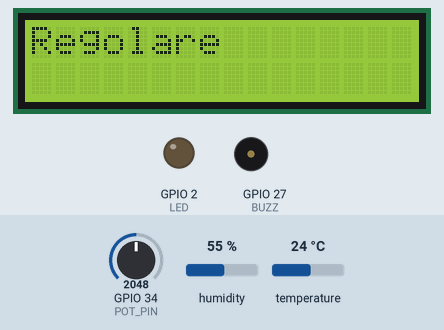
Simulated run of this sketch. Board: ESP32. On the bench: 16×2 character LCD, output pins drawn as LEDs (lit = HIGH), buzzer (waves = sounding). The test bench sets the inputs (shaded band); at power-on: humidity 55 %, temperature 24 °C, GPIO 34 (POT_PIN) = 2048. What the sketch prints to the serial monitor is not drawn.

Above: at 1.2 s.
1.3 s: humidity set to 64 %
At 2.5 s:
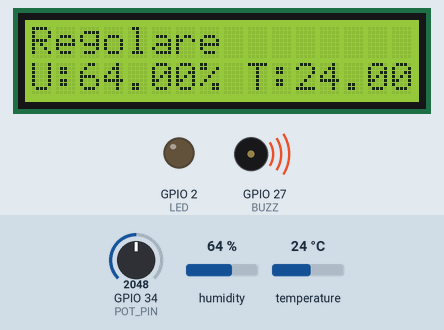
3.5 s: humidity set to 67 %
At 6.5 s:
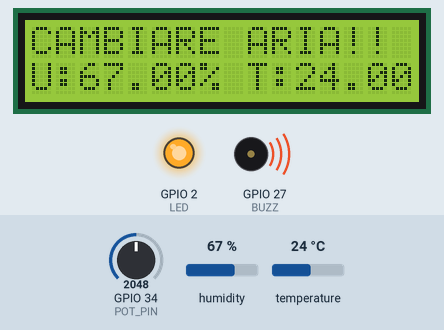
11.1 s: temperature set to 0 °C
At 14.4 s:
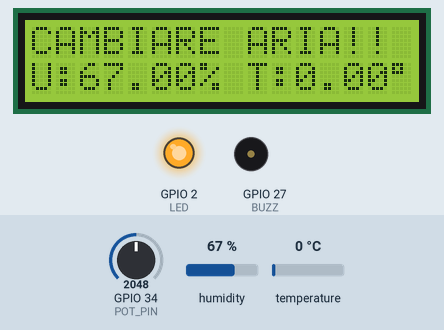
15.6 s: humidity set to 22 %
At 19.3 s:
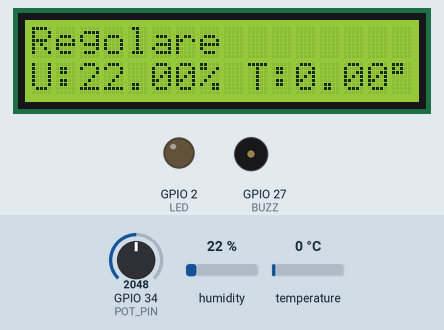
19.6 s: humidity set to 68 %
At 23.1 s:
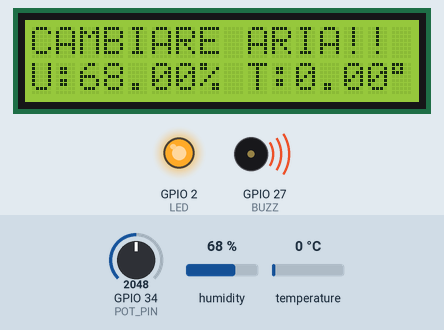
Timing chart, 0 to 27.2 s (numbered marks = the images above; inputs shaded):
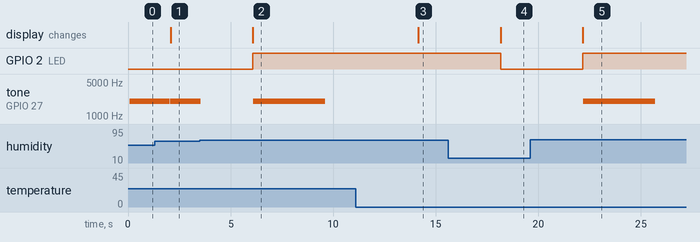

The sketch:

UmiditechV2.ino
```cpp
/*
  UmiditechV2.ino
  Versione per ESP32 Wrover Module (conversione da Arduino UNO R4 WiFi)

  - Access Point + Web server che mostra temperatura, umidita' e volume
  - Sensore DHT11
  - Display I2C LCD (0x27)
  - Buzzer PWM usando LEDC (canale 0)
  - Potenziometro letta tramite ADC (0-4095)

  NOTE sui pin (adattabili):
  - DHT_PIN: GPIO15
  - BUZZ: GPIO27
  - LED: GPIO2 (LED onboard in molte board ESP32)
  - POT: GPIO34 (ADC1)
  - I2C SDA/SCL: default ESP32 (21=SDA, 22=SCL)

  Questa versione evita funzioni specifiche di Arduino UNO e usa API ESP32 standard.
*/

#include "DHT.h"
#include <Wire.h>
#include <LiquidCrystal_I2C.h>
#include <WiFi.h>

// Pin configuration (modifica se necessario)
#define DHTPIN 15
#define DHTTYPE DHT11
#define BUZZ 27
#define LED 2
#define POT_PIN 34

// PWM (LEDC) channel for buzzer
const int BUZZ_CHANNEL = 0;
const int BUZZ_FREQ = 2000; // Hz
const int BUZZ_RES = 8;     // 8-bit resolution -> 0-255

// DHT and display
DHT dht(DHTPIN, DHTTYPE);
LiquidCrystal_I2C lcd(0x27, 16, 2);

// WiFi AP credentials
const char ssid[] = "UmidiTech";
const char pass[] = "16321632";

WiFiServer server(80);

// State
int flag = 0;
unsigned long millStart = 0;
unsigned long milp = 0;
float h = 0.0, t = 0.0;

void setup() {
  Serial.begin(115200);

  // DHT
  dht.begin();

  // I2C LCD (uses default SDA/SCL pins)
  Wire.begin();
  lcd.init();
  lcd.backlight();
  lcd.clear();
  lcd.print("UMIDITECH");

  // WiFi AP
  Serial.println("Impostazione Access Point...");
  bool apok = WiFi.softAP(ssid, pass);
  if (!apok) {
    Serial.println("Errore: impossibile avviare AP");
    while (true) { delay(1000); }
  }
  IPAddress ip = WiFi.softAPIP();
  Serial.print("IP ESP32 AP: "); Serial.println(ip);
  server.begin();

  // Pins
  pinMode(LED, OUTPUT);
  pinMode(POT_PIN, INPUT);

  // PWM setup for buzzer
  ledcSetup(BUZZ_CHANNEL, BUZZ_FREQ, BUZZ_RES);
  ledcAttachPin(BUZZ, BUZZ_CHANNEL);

  Serial.println("UmiditechV2 started (ESP32 Wrover)");
}

void loop() {
  unsigned long mill = millis();
  WiFiClient client = server.available();

  // aggiornamento letture ogni 2s
  if (mill - milp >= 2000) {
    milp = mill;
    h = dht.readHumidity();
    t = dht.readTemperature();

    // stampa su seriale e LCD
    Serial.print(h); Serial.print(" "); Serial.print(t); Serial.print(" "); Serial.println(analogRead(POT_PIN));

    lcd.setCursor(0,1);
    lcd.print("U:"); lcd.print(h); lcd.print("% T:"); lcd.print(t); lcd.print((char)223); lcd.print("C");

    // serve client WEB se presente
    stampaServer(client);
  }

  // Gestione buzzer: se attivo, spegni dopo 3.5s
  if (mill - millStart >= 3500) {
    ledcWrite(BUZZ_CHANNEL, 0);
  } else {
    int pot = analogRead(POT_PIN);
    int pwm = map(pot, 0, 4095, 0, 255);
    ledcWrite(BUZZ_CHANNEL, pwm);
  }

  // Allarme umidità
  if (h > 65.0) {
    lcd.setCursor(0,0);
    lcd.print("CAMBIARE ARIA!! ");
    int pot = analogRead(POT_PIN);
    if (flag == 0 && pot > 100) {
      ledcWrite(BUZZ_CHANNEL, 255);
      millStart = millis();
      flag = 1;
    }
    digitalWrite(LED, HIGH);
  } else {
    lcd.setCursor(0,0);
    lcd.print("Regolare        ");
    digitalWrite(LED, LOW);
    ledcWrite(BUZZ_CHANNEL, 0);
    flag = 0;
  }

  delay(10);
}

void stampaServer(WiFiClient client) {
  if (client) {
    String req = client.readStringUntil('\r');
    client.flush();

    float hh = dht.readHumidity();
    float tt = dht.readTemperature();
    int vol = map(analogRead(POT_PIN), 0, 4095, 0, 100);
    vol = constrain(vol, 0, 100);

    client.println("HTTP/1.1 200 OK");
    client.println("Content-Type: text/html");
    client.println("Connection: close");
    client.println();
    client.println("<!DOCTYPE HTML>");
    client.println("<html>");
    client.println("<head>");
    client.println("<meta name='viewport' content='width=device-width, initial-scale=1.0'>");
    client.println("<meta http-equiv='refresh' content='2'>");
    client.println("<style>");
    client.println("body { font-family: Arial; text-align: center; background: #fffff0; }");
    client.println("h1 { color: #1e90ff; font-size: 2.2em; }");
    client.println(".value { font-size: 1.6em; margin: 10px; font-family: Consolas,monaco,monospace; }");
    if (hh > 65.0) {
      client.println(".value2{ font-size: 1.6em; margin: 10px; color: #b22222; font-family: Consolas,monaco,monospace; }");
    } else {
      client.println(".value2{ font-size: 1.6em; margin: 10px; color: #000000; font-family: Consolas,monaco,monospace; }");
    }
    client.println("</style>");
    client.println("</head>");
    client.println("<body>");
    client.println("<h1>UMIDITECH | DATI</h1>");
    client.print("<p class='value'>Temperatura: "); client.print(tt); client.println(" &deg;C</p>");
    client.print("<p class='value2'>Umidita': "); client.print(hh); client.println(" %</p>");
    client.print("<p class='value'>Volume: "); client.print(vol); client.println("%</p>");
    client.println("</body>");
    client.println("</html>");
    delay(1);
    client.stop();
  }
}
```

Measured:
- the behaviour switches between 65 and 66 % on humidity (found by bisection; images 1 and 2)
- after the input at 1.3 s, the display: changes after 0.78 s (image 1)
- after the input at 3.5 s, GPIO 2 (LED): LOW → HIGH after 2.6 s; the display: changes after 2.6 s (image 2)
- after the input at 11.1 s, the display: changes after 3.1 s (image 3)
- after the input at 15.6 s, GPIO 2 (LED): HIGH → LOW after 2.6 s; the display: changes after 2.6 s (image 4)
- after the input at 19.6 s, GPIO 2 (LED): LOW → HIGH after 2.6 s; tone on GPIO 27 (BUZZ): silent → 2000 Hz after 2.6 s, → silent 3.5 s later; the display: changes after 2.6 s (image 5)
